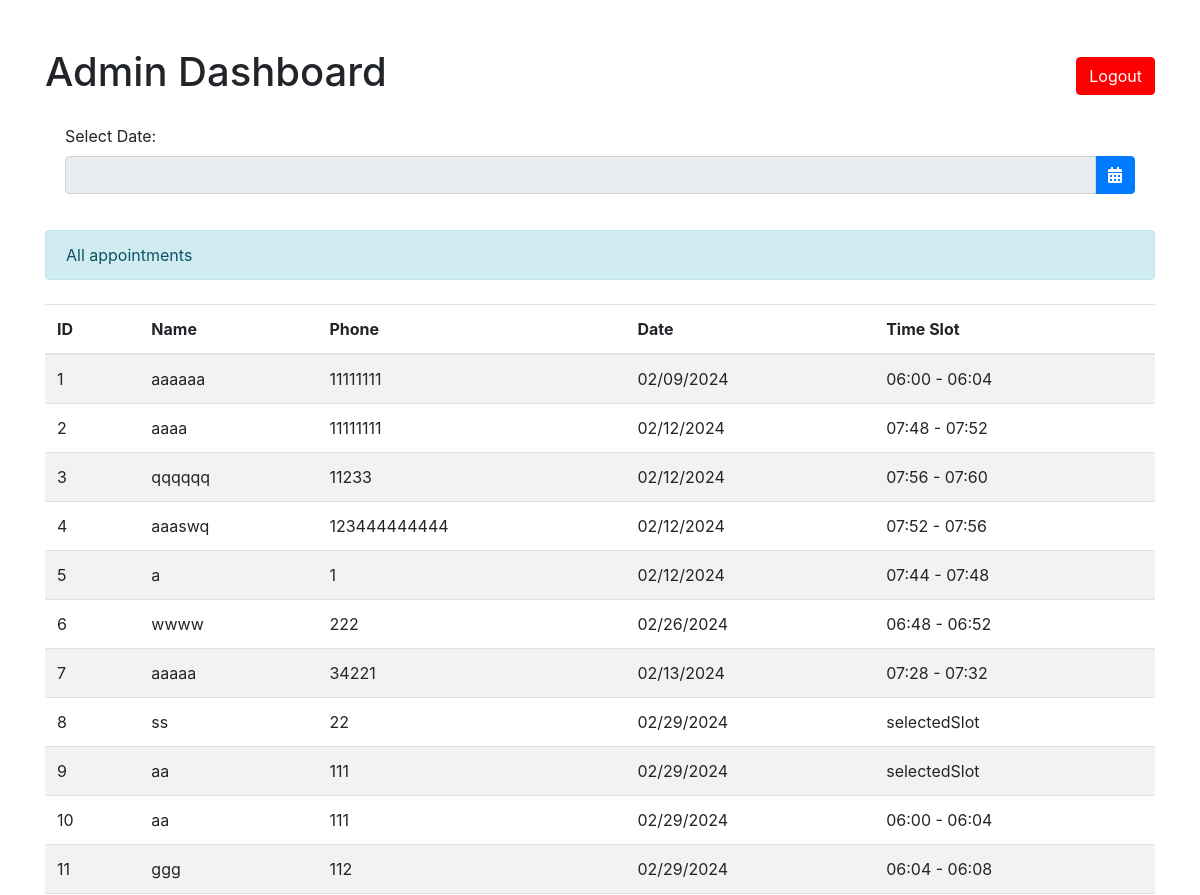
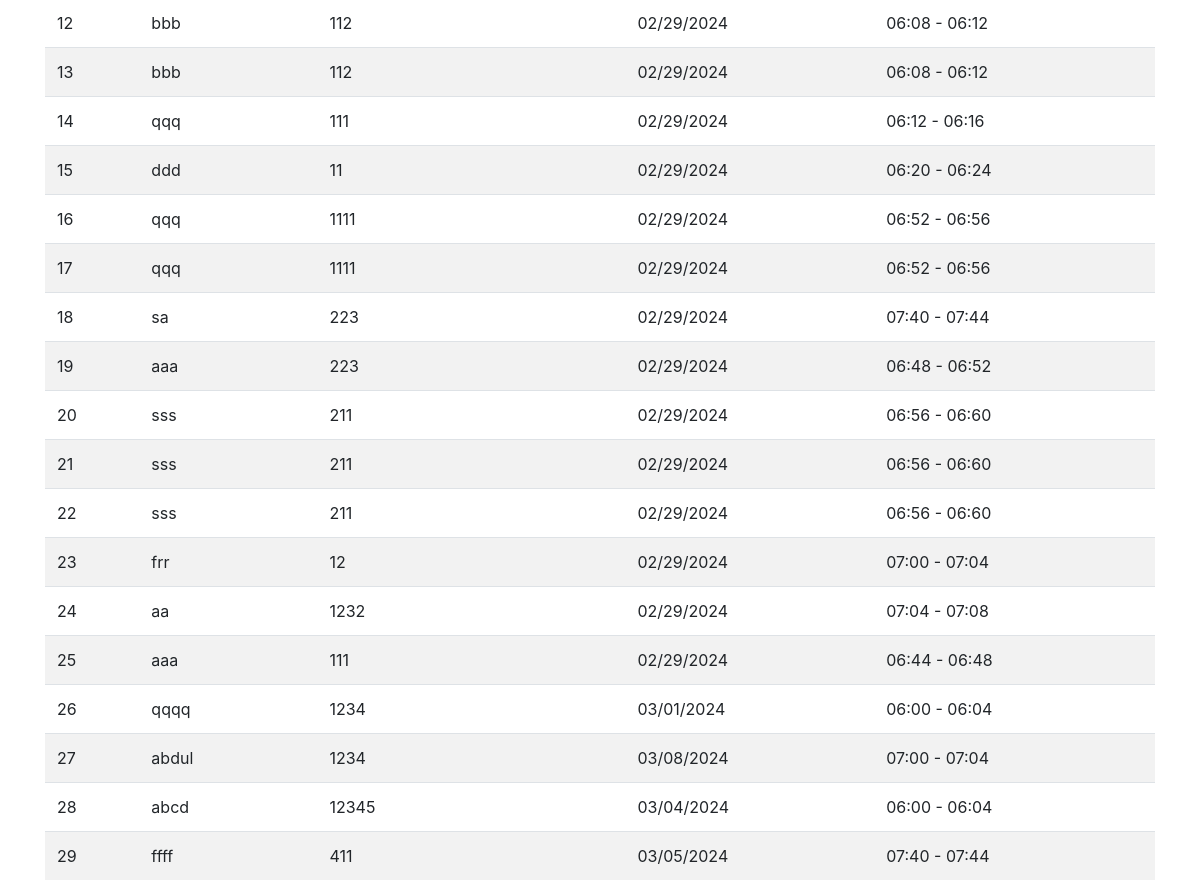
/admin (signed in), run on the app's committed database (2 pictures, top to bottom).
### tables this page shows
CREATE TABLE bookings (
                        id INTEGER PRIMARY KEY,
                        name TEXT NOT NULL,
                        phone TEXT NOT NULL,
                        date TEXT NOT NULL,
                        time_slot TEXT NOT NULL
                      );

### app.py (the view)
@app.route('/admin')
def admin_dashboard():
    if session.get('logged_in'):
        bookings = fetch_bookings()
        return render_template('admin.html', bookings=bookings)
    else:
        return redirect(url_for('login'))

### app.py (called while the page is built)
def fetch_bookings():
    conn = sqlite3.connect(DATABASE)
    cursor = conn.cursor()
    cursor.execute("SELECT * FROM bookings")
    bookings = cursor.fetchall()
    conn.close()
    return bookings

### templates/admin.html (shortened to what this page needs)
<!DOCTYPE html>
<html lang="en">
<head>
    <link href="https://maxcdn.bootstrapcdn.com/bootstrap/4.5.2/css/bootstrap.min.css" rel="stylesheet">
    <link rel="stylesheet" href="https://code.jquery.com/ui/1.12.1/themes/base/jquery-ui.css">
    <link rel="stylesheet" href="https://cdnjs.cloudflare.com/ajax/libs/font-awesome/5.15.4/css/all.min.css">
</head>
<body>
<div class="container mt-5">
    <div class="title-and-logout">
        <h1 class="text-center mr-auto">Admin Dashboard</h1>
        <a class="btn btn-logout" href="{{ url_for('logout') }}">Logout</a>
    </div>
    <div class="card-body">
        <div class="form-group">
            <label for="datepicker">Select Date:</label>
            <div class="input-group">
                <input type="text" id="datepicker" class="form-control" readonly>
                <div class="input-group-append">
                    <span class="input-group-text calendar-icon" id="calendarIcon"><i class="fas fa-calendar-alt"></i></span>
                </div>
            </div>
        </div>
    </div>
    <div id="appointmentsDate" class="alert alert-info"></div>
    <table id="bookingsTable" class="table table-striped mt-4">
        <thead>
        <tr>
            <th>ID</th>
            <th>Name</th>
            <th>Phone</th>
            <th>Date</th>
            <th>Time Slot</th>
        </tr>
        </thead>
        <tbody>
        {% for booking in bookings %}
        <tr>
            <td>{{ booking[0] }}</td>
            <td>{{ booking[1] }}</td>
            <td>{{ booking[2] }}</td>
            <td>{{ booking[3] }}</td>
            <td>{{ booking[4] }}</td>
        </tr>
        {% endfor %}
        </tbody>
    </table>
</div>
</body>
</html>

### templates/admin.html (style rules this page uses)
.input-group-append .input-group-text { background-color: #007bff; border-color: #007bff; color: #fff; cursor: pointer; }
h1 { display: inline-block; }
.btn-logout { margin-left: auto; color: white; background-color: red; border-color: red; }
.title-and-logout { display: flex; align-items: center; }

### data on the page
bookings: id "1", name "aaaaaa", phone "11111111", date "02/09/2024", time_slot "06:00 - 06:04"
bookings: id "2", name "aaaa", phone "11111111", date "02/12/2024", time_slot "07:48 - 07:52"
bookings: id "3", name "qqqqqq", phone "11233", date "02/12/2024", time_slot "07:56 - 07:60"
bookings: id "4", name "aaaswq", phone "123444444444", date "02/12/2024", time_slot "07:52 - 07:56"
bookings: id "5", name "a", phone "1", date "02/12/2024", time_slot "07:44 - 07:48"
bookings: id "6", name "wwww", phone "222", date "02/26/2024", time_slot "06:48 - 06:52"
bookings: id "7", name "aaaaa", phone "34221", date "02/13/2024", time_slot "07:28 - 07:32"
bookings: id "8", name "ss", phone "22", date "02/29/2024", time_slot "selectedSlot"
bookings: id "9", name "aa", phone "111", date "02/29/2024", time_slot "selectedSlot"
bookings: id "10", name "aa", phone "111", date "02/29/2024", time_slot "06:00 - 06:04"
bookings: id "11", name "ggg", phone "112", date "02/29/2024", time_slot "06:04 - 06:08"
bookings: id "12", name "bbb", phone "112", date "02/29/2024", time_slot "06:08 - 06:12"
bookings: id "13", name "bbb", phone "112", date "02/29/2024", time_slot "06:08 - 06:12"
bookings: id "14", name "qqq", phone "111", date "02/29/2024", time_slot "06:12 - 06:16"
bookings: id "15", name "ddd", phone "11", date "02/29/2024", time_slot "06:20 - 06:24"
bookings: id "16", name "qqq", phone "1111", date "02/29/2024", time_slot "06:52 - 06:56"
bookings: id "17", name "qqq", phone "1111", date "02/29/2024", time_slot "06:52 - 06:56"
bookings: id "18", name "sa", phone "223", date "02/29/2024", time_slot "07:40 - 07:44"
bookings: id "19", name "aaa", phone "223", date "02/29/2024", time_slot "06:48 - 06:52"
bookings: id "20", name "sss", phone "211", date "02/29/2024", time_slot "06:56 - 06:60"
bookings: id "21", name "sss", phone "211", date "02/29/2024", time_slot "06:56 - 06:60"
bookings: id "22", name "sss", phone "211", date "02/29/2024", time_slot "06:56 - 06:60"
bookings: id "23", name "frr", phone "12", date "02/29/2024", time_slot "07:00 - 07:04"
bookings: id "24", name "aa", phone "1232", date "02/29/2024", time_slot "07:04 - 07:08"
bookings: id "25", name "aaa", phone "111", date "02/29/2024", time_slot "06:44 - 06:48"
bookings: id "26", name "qqqq", phone "1234", date "03/01/2024", time_slot "06:00 - 06:04"
bookings: id "27", name "abdul", phone "1234", date "03/08/2024", time_slot "07:00 - 07:04"
bookings: id "28", name "abcd", phone "12345", date "03/04/2024", time_slot "06:00 - 06:04"
bookings: id "29", name "ffff", phone "411", date "03/05/2024", time_slot "07:40 - 07:44"
